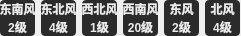
      <widget class="QWidget" name="widget_0406" native="true">
       <property name="geometry">
        <rect>
         <x>10</x>
         <y>260</y>
         <width>241</width>
         <height>31</height>
        </rect>
       </property>
       <layout class="QGridLayout" name="gridLayout_4" columnstretch="0,0,0,0,0,0">
        <property name="leftMargin">
         <number>0</number>
        </property>
        <property name="topMargin">
         <number>0</number>
        </property>
        <property name="rightMargin">
         <number>0</number>
        </property>
        <property name="bottomMargin">
         <number>0</number>
        </property>
        <property name="verticalSpacing">
         <number>0</number>
        </property>
        <item row="0" column="0">
         <widget class="QLabel" name="label_windDir1">
          <property name="minimumSize">
           <size>
            <width>35</width>
            <height>0</height>
           </size>
          </property>
          <property name="maximumSize">
           <size>
            <width>35</width>
            <height>16777215</height>
           </size>
          </property>
          <property name="font">
           <font>
            <pointsize>9</pointsize>
            <weight>75</weight>
            <bold>true</bold>
           </font>
          </property>
          <property name="styleSheet">
           <string notr="true">color: rgb(235, 235, 235);
background-color: rgb(43, 43, 43);
border-top-right-radius: 4px;
border-top-left-radius: 4px;</string>
          </property>
          <property name="text">
           <string>东南风</string>
          </property>
          <property name="alignment">
           <set>Qt::AlignCenter</set>
          </property>
         </widget>
        </item>
        <item row="0" column="1">
         <widget class="QLabel" name="label_windDir2">
          <property name="minimumSize">
           <size>
            <width>35</width>
            <height>0</height>
           </size>
          </property>
          <property name="maximumSize">
           <size>
            <width>35</width>
            <height>16777215</height>
           </size>
          </property>
          <property name="font">
           <font>
            <pointsize>9</pointsize>
            <weight>75</weight>
            <bold>true</bold>
           </font>
          </property>
          <property name="styleSheet">
           <string notr="true">color: rgb(235, 235, 235);
background-color: rgb(43, 43, 43);
border-top-right-radius: 4px;
border-top-left-radius: 4px;</string>
          </property>
          <property name="text">
           <string>东北风</string>
          </property>
          <property name="alignment">
           <set>Qt::AlignCenter</set>
          </property>
         </widget>
        </item>
        <item row="0" column="3">
         <widget class="QLabel" name="label_windDir4">
          <property name="minimumSize">
           <size>
            <width>35</width>
            <height>0</height>
           </size>
          </property>
          <property name="maximumSize">
           <size>
            <width>35</width>
            <height>16777215</height>
           </size>
          </property>
          <property name="font">
           <font>
            <pointsize>9</pointsize>
            <weight>75</weight>
            <bold>true</bold>
           </font>
          </property>
          <property name="styleSheet">
           <string notr="true">color: rgb(235, 235, 235);
background-color: rgb(43, 43, 43);
border-top-right-radius: 4px;
border-top-left-radius: 4px;</string>
          </property>
          <property name="text">
           <string>西南风</string>
          </property>
          <property name="alignment">
           <set>Qt::AlignCenter</set>
          </property>
         </widget>
        </item>
        <item row="0" column="4">
         <widget class="QLabel" name="label_windDir5">
          <property name="minimumSize">
           <size>
            <width>35</width>
            <height>0</height>
           </size>
          </property>
          <property name="maximumSize">
           <size>
            <width>35</width>
            <height>16777215</height>
           </size>
          </property>
          <property name="font">
           <font>
            <pointsize>9</pointsize>
            <weight>75</weight>
            <bold>true</bold>
           </font>
          </property>
          <property name="styleSheet">
           <string notr="true">color: rgb(235, 235, 235);
background-color: rgb(43, 43, 43);
border-top-right-radius: 4px;
border-top-left-radius: 4px;</string>
          </property>
          <property name="text">
           <string>东风</string>
          </property>
          <property name="alignment">
           <set>Qt::AlignCenter</set>
          </property>
         </widget>
        </item>
        <item row="0" column="5">
         <widget class="QLabel" name="label_windDir6">
          <property name="minimumSize">
           <size>
            <width>35</width>
            <height>0</height>
           </size>
          </property>
          <property name="maximumSize">
           <size>
            <width>35</width>
            <height>16777215</height>
           </size>
          </property>
          <property name="font">
           <font>
            <pointsize>9</pointsize>
            <weight>75</weight>
            <bold>true</bold>
           </font>
          </property>
          <property name="styleSheet">
           <string notr="true">color: rgb(235, 235, 235);
background-color: rgb(43, 43, 43);
border-top-right-radius: 4px;
border-top-left-radius: 4px;</string>
          </property>
          <property name="text">
           <string>北风</string>
          </property>
          <property name="alignment">
           <set>Qt::AlignCenter</set>
          </property>
         </widget>
        </item>
        <item row="1" column="0">
         <widget class="QLabel" name="label_windDir01">
          <property name="minimumSize">
           <size>
            <width>35</width>
            <height>0</height>
           </size>
          </property>
          <property name="maximumSize">
           <size>
            <width>35</width>
            <height>16777215</height>
           </size>
          </property>
          <property name="font">
           <font>
            <pointsize>9</pointsize>
            <weight>75</weight>
            <bold>true</bold>
           </font>
          </property>
          <property name="styleSheet">
           <string notr="true">background-color: rgb(43, 43, 43);
color: rgb(235, 235, 235);
border-bottom-left-radius: 4px;
border-bottom-right-radius: 4px;</string>
          </property>
          <property name="text">
           <string>2级</string>
          </property>
          <property name="alignment">
           <set>Qt::AlignCenter</set>
          </property>
         </widget>
        </item>
        <item row="1" column="1">
         <widget class="QLabel" name="label_windDir02">
          <property name="minimumSize">
           <size>
            <width>35</width>
            <height>0</height>
           </size>
          </property>
          <property name="maximumSize">
           <size>
            <width>35</width>
            <height>16777215</height>
           </size>
          </property>
          <property name="font">
           <font>
            <pointsize>9</pointsize>
            <weight>75</weight>
            <bold>true</bold>
           </font>
          </property>
          <property name="styleSheet">
           <string notr="true">background-color: rgb(43, 43, 43);
color: rgb(235, 235, 235);
border-bottom-left-radius: 4px;
border-bottom-right-radius: 4px;</string>
          </property>
          <property name="text">
           <string>4级</string>
          </property>
          <property name="alignment">
           <set>Qt::AlignCenter</set>
          </property>
         </widget>
        </item>
        <item row="1" column="2">
         <widget class="QLabel" name="label_windDir03">
          <property name="minimumSize">
           <size>
            <width>35</width>
            <height>0</height>
           </size>
          </property>
          <property name="maximumSize">
           <size>
            <width>35</width>
            <height>16777215</height>
           </size>
          </property>
          <property name="font">
           <font>
            <pointsize>9</pointsize>
            <weight>75</weight>
            <bold>true</bold>
           </font>
          </property>
          <property name="styleSheet">
           <string notr="true">background-color: rgb(43, 43, 43);
color: rgb(235, 235, 235);
border-bottom-left-radius: 4px;
border-bottom-right-radius: 4px;</string>
          </property>
          <property name="text">
           <string>1级</string>
          </property>
          <property name="alignment">
           <set>Qt::AlignCenter</set>
          </property>
         </widget>
        </item>
        <item row="1" column="3">
         <widget class="QLabel" name="label_windDir04">
          <property name="minimumSize">
           <size>
            <width>35</width>
            <height>0</height>
           </size>
          </property>
          <property name="maximumSize">
           <size>
            <width>35</width>
            <height>16777215</height>
           </size>
          </property>
          <property name="font">
           <font>
            <pointsize>9</pointsize>
            <weight>75</weight>
            <bold>true</bold>
           </font>
          </property>
          <property name="styleSheet">
           <string notr="true">background-color: rgb(43, 43, 43);
color: rgb(235, 235, 235);
border-bottom-left-radius: 4px;
border-bottom-right-radius: 4px;</string>
          </property>
          <property name="text">
           <string>20级</string>
          </property>
          <property name="alignment">
           <set>Qt::AlignCenter</set>
          </property>
         </widget>
        </item>
        <item row="1" column="4">
         <widget class="QLabel" name="label_windDir05">
          <property name="minimumSize">
           <size>
            <width>35</width>
            <height>0</height>
           </size>
          </property>
          <property name="maximumSize">
           <size>
            <width>35</width>
            <height>16777215</height>
           </size>
          </property>
          <property name="font">
           <font>
            <pointsize>9</pointsize>
            <weight>75</weight>
            <bold>true</bold>
           </font>
          </property>
          <property name="styleSheet">
           <string notr="true">background-color: rgb(43, 43, 43);
color: rgb(235, 235, 235);
border-bottom-left-radius: 4px;
border-bottom-right-radius: 4px;</string>
          </property>
          <property name="text">
           <string>2级</string>
          </property>
          <property name="alignment">
           <set>Qt::AlignCenter</set>
          </property>
         </widget>
        </item>
        <item row="1" column="5">
         <widget class="QLabel" name="label_windDir06">
          <property name="minimumSize">
           <size>
            <width>35</width>
            <height>0</height>
           </size>
          </property>
          <property name="maximumSize">
           <size>
            <width>35</width>
            <height>16777215</height>
           </size>
          </property>
          <property name="font">
           <font>
            <pointsize>9</pointsize>
            <weight>75</weight>
            <bold>true</bold>
           </font>
          </property>
          <property name="styleSheet">
           <string notr="true">background-color: rgb(43, 43, 43);
color: rgb(235, 235, 235);
border-bottom-left-radius: 4px;
border-bottom-right-radius: 4px;</string>
          </property>
          <property name="text">
           <string>4级</string>
          </property>
          <property name="alignment">
           <set>Qt::AlignCenter</set>
          </property>
         </widget>
        </item>
        <item row="0" column="2">
         <widget class="QLabel" name="label_windDir3">
          <property name="minimumSize">
           <size>
            <width>35</width>
            <height>0</height>
           </size>
          </property>
          <property name="maximumSize">
           <size>
            <width>35</width>
            <height>16777215</height>
           </size>
          </property>
          <property name="font">
           <font>
            <pointsize>9</pointsize>
            <weight>75</weight>
            <bold>true</bold>
           </font>
          </property>
          <property name="styleSheet">
           <string notr="true">color: rgb(235, 235, 235);
background-color: rgb(43, 43, 43);
border-top-right-radius: 4px;
border-top-left-radius: 4px;</string>
          </property>
          <property name="text">
           <string>西北风</string>
          </property>
          <property name="alignment">
           <set>Qt::AlignCenter</set>
          </property>
         </widget>
        </item>
       </layout>
      </widget>
